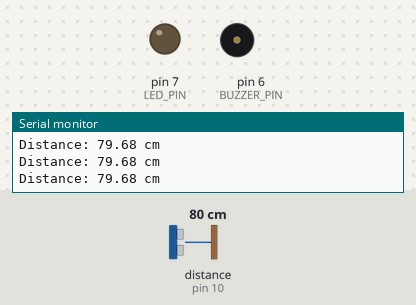
A sketch run on a simulated Arduino Uno, built with avr-gcc and run on an emulated ATmega328P. On the bench: output pins drawn as LEDs (lit = HIGH), buzzer (waves = sounding, pin HIGH), the last lines printed to the serial monitor. Wiring (inferred from the names in the program): ultrasonic range finder: trigger pin 9; echo pin 10. The test bench sets the inputs (shaded band); at power-on: distance to the obstacle (sensor on pin 10) 80 cm. The echo pulse lasts 58.3 µs per cm; pins used as bus, display or sensor lines are not drawn.

Above: at 1.2 s.
1.3 s: distance to the obstacle (sensor on pin 10) set to 17 cm
2.8 s: distance to the obstacle (sensor on pin 10) set to 14 cm
At 3.9 s:
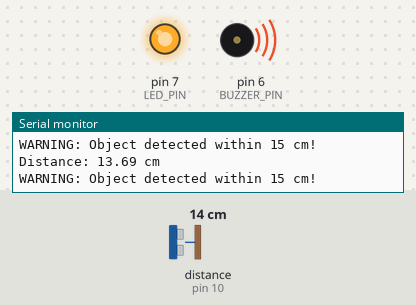
4.3 s: distance to the obstacle (sensor on pin 10) set to 35 cm
At 5.0 s:
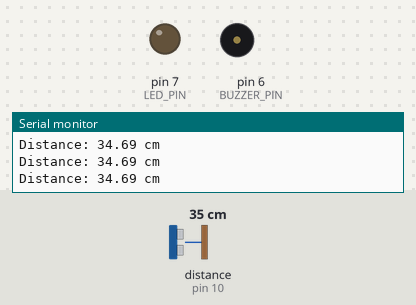
5.8 s: distance to the obstacle (sensor on pin 10) set to 2 cm
At 6.6 s:
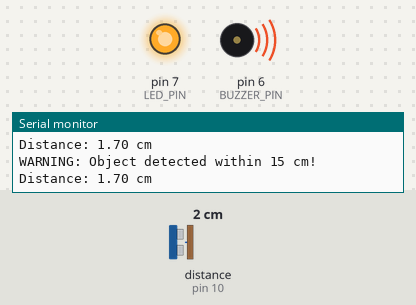
Timing chart, 0 to 8.3 s (numbered marks = the images above; inputs shaded):
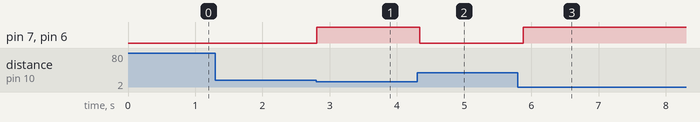

Measured:
- the behaviour switches between 16 and 15 cm on distance to the obstacle (sensor on pin 10) (found by bisection; images 0 and 1)
- after the input at 2.8 s, pin 7 (LED_PIN), pin 6 (BUZZER_PIN): LOW → HIGH at once
- after the input at 4.3 s, pin 7 (LED_PIN), pin 6 (BUZZER_PIN): HIGH → LOW at once
- after the input at 5.8 s, pin 7 (LED_PIN), pin 6 (BUZZER_PIN): LOW → HIGH after 0.08 s

The sketch:

soar_t11.ino
```cpp
/*
  Ultrasonic Proximity Detection Prototype

  Components:
  - Arduino Uno
  - HC-SR04 Ultrasonic Distance Sensor
  - LED
  - 220 ohm resistor
  - Buzzer

  Function:
  The system measures the distance of an object.
  If the object is within 15 cm:
    - LED turns ON
    - Buzzer sounds

  Otherwise:
    - LED turns OFF
    - Buzzer remains OFF
*/

// -------------------------
// Pin definitions
// -------------------------

const int TRIG_PIN = 9;
const int ECHO_PIN = 10;

const int LED_PIN = 7;
const int BUZZER_PIN = 6;

// Distance threshold in centimetres
const float ALERT_DISTANCE = 15.0;


// -------------------------
// Setup
// -------------------------

void setup() {
  // Configure ultrasonic sensor pins
  pinMode(TRIG_PIN, OUTPUT);
  pinMode(ECHO_PIN, INPUT);

  // Configure alert outputs
  pinMode(LED_PIN, OUTPUT);
  pinMode(BUZZER_PIN, OUTPUT);

  // Start serial communication
  Serial.begin(9600);
}


// -------------------------
// Measure distance
// -------------------------

float measureDistance() {

  // Make sure TRIG starts LOW
  digitalWrite(TRIG_PIN, LOW);
  delayMicroseconds(2);

  // Send a 10-microsecond ultrasonic pulse
  digitalWrite(TRIG_PIN, HIGH);
  delayMicroseconds(10);
  digitalWrite(TRIG_PIN, LOW);

  // Measure the duration of the ECHO pulse
  long duration = pulseIn(ECHO_PIN, HIGH);

  // Convert time into distance.
  // Speed of sound ≈ 0.0343 cm/microsecond.
  // Divide by 2 because the sound travels to the
  // object and then back.
  float distance = duration * 0.0343 / 2;

  return distance;
}


// -------------------------
// Control alert devices
// -------------------------

void activateAlert() {
  digitalWrite(LED_PIN, HIGH);
  digitalWrite(BUZZER_PIN, HIGH);
}


void deactivateAlert() {
  digitalWrite(LED_PIN, LOW);
  digitalWrite(BUZZER_PIN, LOW);
}


// -------------------------
// Main program
// -------------------------

void loop() {

  // Get the current distance
  float distance = measureDistance();

  // Display distance in Serial Monitor
  Serial.print("Distance: ");
  Serial.print(distance);
  Serial.println(" cm");


  // Check whether the object is within 15 cm
  if (distance <= ALERT_DISTANCE) {

    activateAlert();

    Serial.println("WARNING: Object detected within 15 cm!");

  } else {

    deactivateAlert();
  }


  // Small delay before the next measurement
  delay(100);
}
```
